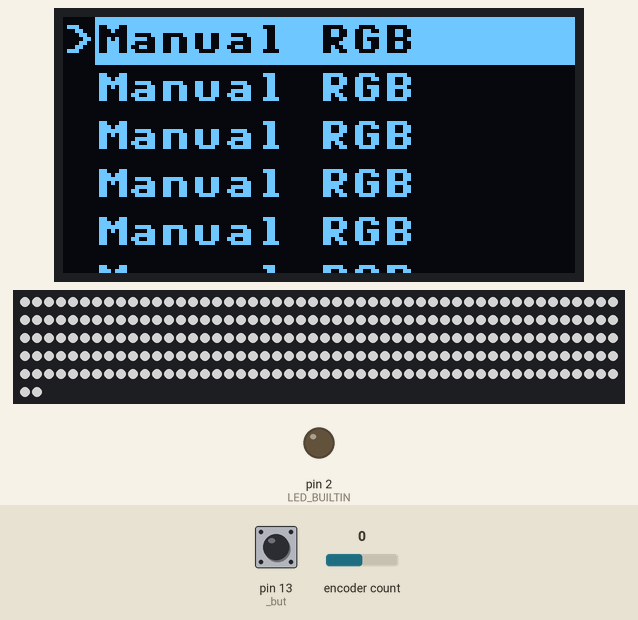
This program was run on a simulated MicroPython board. Parts: 128×64 one-colour display, 252 RGB LEDs in strip order, left to right, continuing on the next row, output pins drawn as LEDs (lit = HIGH). The inputs (shaded band) are chosen by the test bench; at power-on: pin 13 (_but) HIGH, encoder count 0. Dim RGB values are drawn brighter than linear; files the program writes start out absent; files that are not in the repository are absent; library files of the repository ran but are not shown: 1 file(s); pins used as bus, display or sensor lines are not drawn; what the program prints to the serial console is not drawn.

Above: at 1.2 s.
1.3 s: pin 13 (_but) pulled LOW for 0.15 s
At 2.6 s:
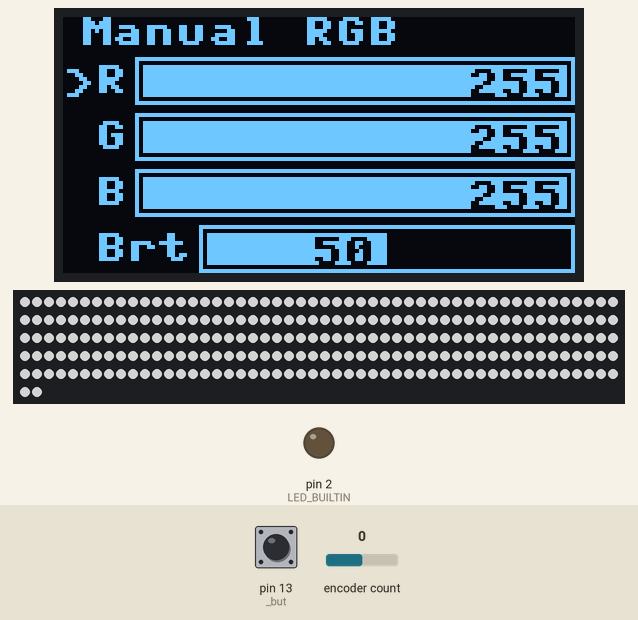
2.9 s: encoder count set to 4
At 4.3 s:
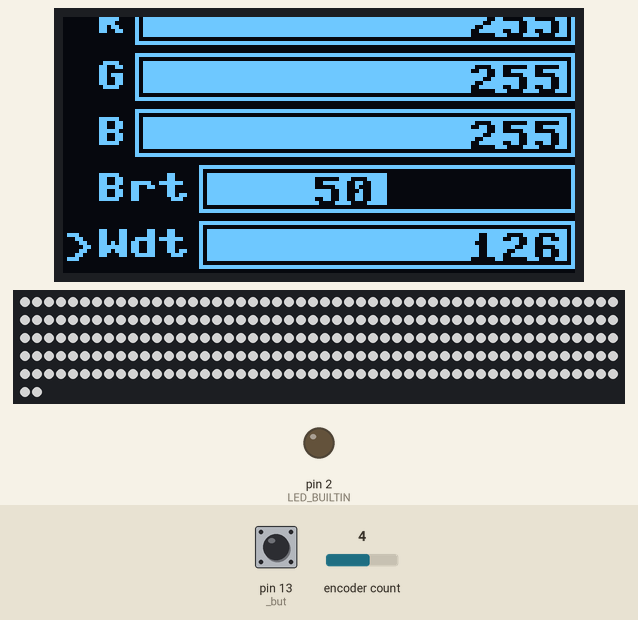
4.6 s: encoder count set to 5
At 5.3 s:
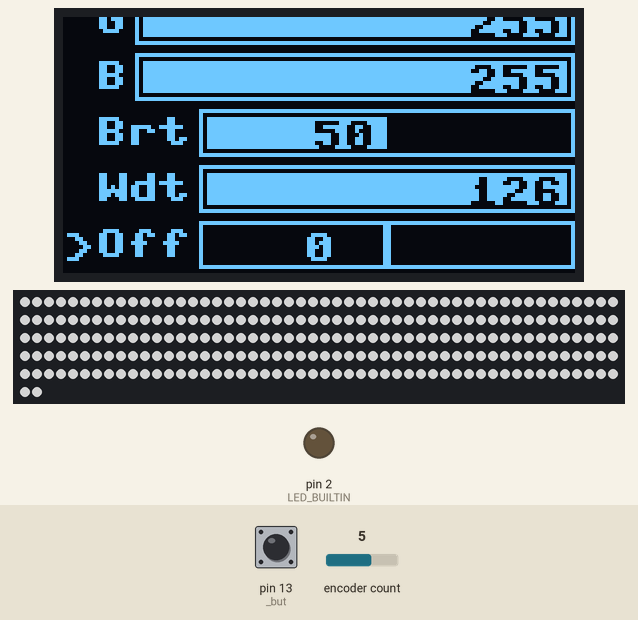
6.1 s: pin 13 (_but) pulled LOW for 1 s
At 7.5 s:
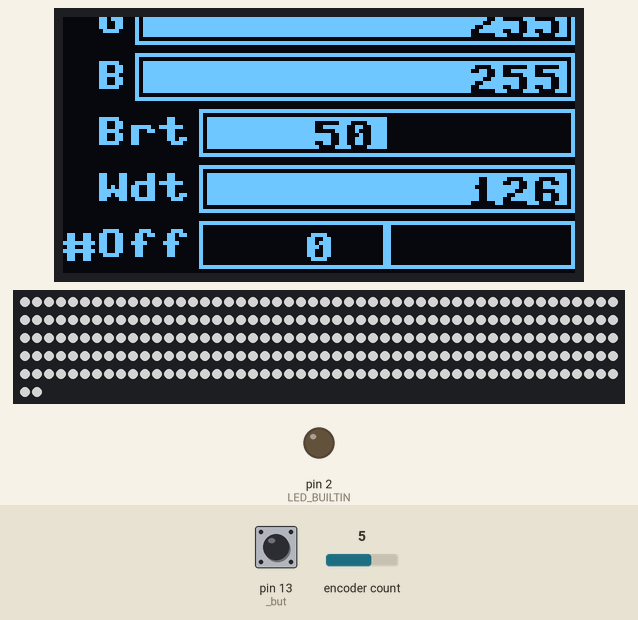
8.6 s: encoder count set to 6
At 9.0 s:
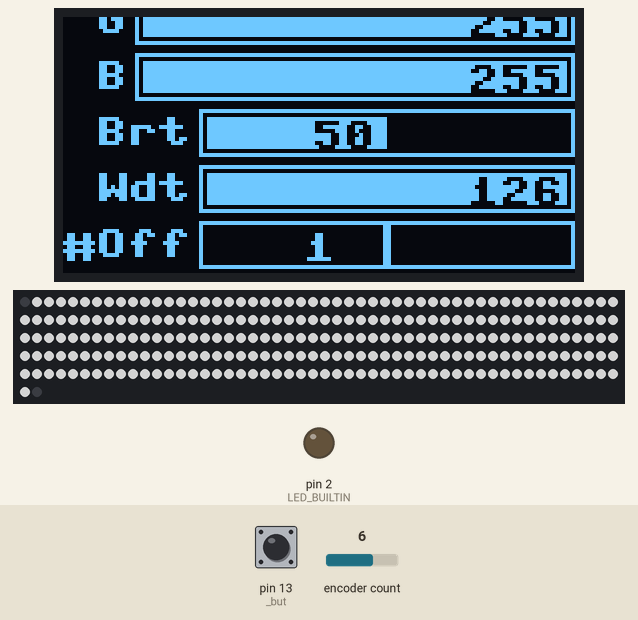
10.1 s: pin 13 (_but) pulled LOW for 0.15 s
At 11.4 s:
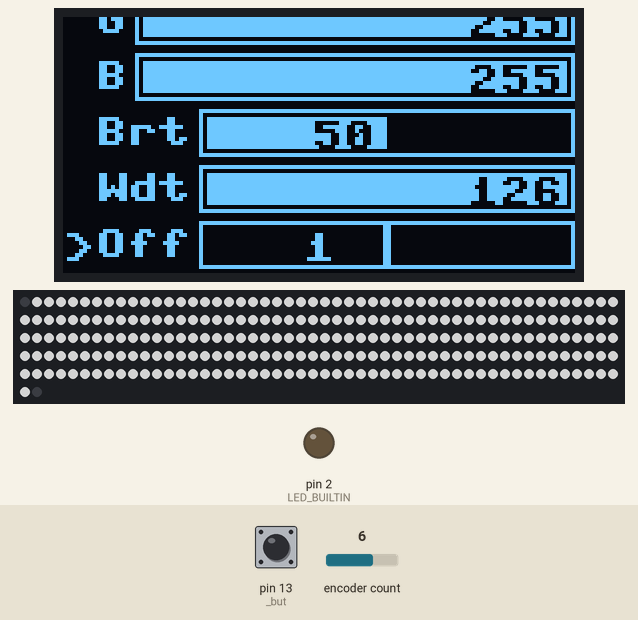
Timing chart, 0 to 12.7 s (numbered marks = the images above; inputs shaded):
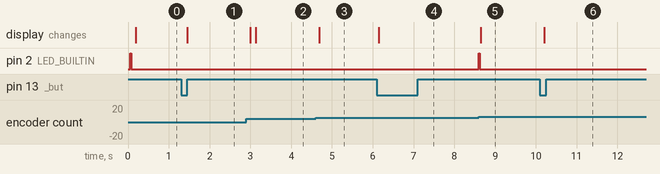

Measured:
- after the input at 1.3 s, the display: changes after 0.15 s (image 1)
- after the input at 2.9 s, the display: first changes after 0.10 s (image 2 shows a later state)
- after the input at 4.6 s, the display: changes after 0.09 s (image 3)
- after the input at 6.1 s, the display: changes after 0.05 s (image 4)
- after the input at 8.6 s, pin 2 (LED_BUILTIN): LOW → HIGH at once, → LOW 0.02 s later; the display: first differs from a run without the input at once (image 5)
- after the input at 10.1 s, the display: changes after 0.11 s (image 6)

The program:

main.py
```python
import uasyncio as asyncio
import programs as prg
from machine import Pin, Timer
from controller import Controller, KEY_ENTER, KEY_NEXT, KEY_PREV
from display import Display as Disp, SCR_MENU, SCR_PROG
from config import Config
from constants import PIN_BUILTIN_LED


LED_BUILTIN = Pin(PIN_BUILTIN_LED, Pin.OUT)
TIMER_SCREEN = Timer(0)
PROGRAMS = (
    prg.ManualRGB(),
    prg.ManualRGB(),
    prg.ManualRGB(),
    prg.ManualRGB(),
    prg.ManualRGB(),
    prg.ManualRGB(),
    prg.ManualRGB(),
    prg.ManualRGB(),
    prg.ManualRGB(),
    prg.ManualRGB(),
)


def key_menu(key, count):
    if key == KEY_NEXT:
        Disp.key_next(count)
    elif key == KEY_PREV:
        Disp.key_prev(count)
    elif key == KEY_ENTER:
        if Disp.highlighted() != Disp.selected():
            Disp.set_highlighted(Disp.selected())
            Config.cur_program(Disp.highlighted())
            # Config.save()
        else:
            Disp.key_enter()


def draw_menu():
    for prog in PROGRAMS:
        Disp.add_link(prog.name, SCR_PROG)
    Disp.set_highlighted(Config.cur_program())


def key_pressed(key, count=0):
    if Disp.is_enabled():
        init_screen_timer()
        if Disp.cur_screen() == SCR_MENU:
            key_menu(key, count)
        else:
            PROGRAMS[Config.cur_program()].key_pressed(key, count)
    else:
        if key == KEY_NEXT and Config.brightness() < 100:
            Config.brightness(Config.brightness() + count * 2)
            PROGRAMS[Config.cur_program()].led_draw()
        elif key == KEY_PREV and Config.brightness() > 0:
            Config.brightness(Config.brightness() - count * 2)
            PROGRAMS[Config.cur_program()].led_draw()
        elif key == KEY_ENTER:
            Disp.enable(True)
            init_screen_timer()


def screen_timeout(timer):
    Disp.enable(False)
    timer.deinit()


def init_screen_timer():
    TIMER_SCREEN.init(period=10000, mode=Timer.ONE_SHOT, callback=screen_timeout)


async def enc_run():
    while True:
        await asyncio.sleep(0.04)
        key, count = Controller.get_key()
        if key is not False:
            key_pressed(key, count)


async def disp_draw():
    while True:
        await asyncio.sleep(0.1)
        if Disp.is_enabled() and Disp.changed():
            if Disp.is_empty():
                if Disp.cur_screen() == SCR_MENU:
                    draw_menu()
                else:
                    PROGRAMS[Config.cur_program()].draw()
            Disp.refresh()


async def led_draw():
    while True:
        await asyncio.sleep(0.)
        if PROGRAMS[Config.cur_program()].changed():
            LED_BUILTIN.on()
            PROGRAMS[Config.cur_program()].led_draw()
            LED_BUILTIN.off()

init_screen_timer()
LOOP = asyncio.get_event_loop()
LOOP.create_task(enc_run())
LOOP.create_task(disp_draw())
LOOP.create_task(led_draw())
LOOP.run_forever()
```

programs.py
```python
from program_generic import ProgramGeneric
from config import Config
from display import Display as Disp
from constants import LED_COUNT
from led_strip import LedStrip as Led


class ManualRGB(ProgramGeneric):
    _name = 'Manual RGB'
    _left = None
    _right = None

    def draw(self):
        Disp.add_label(self._name)
        Disp.add_slider('R', 12, 0, 255, Config.red(), 3,
                        self._changed_r, self._focused)
        Disp.add_slider('G', 12, 0, 255, Config.green(), 3,
                        self._changed_g, self._focused)
        Disp.add_slider('B', 12, 0, 255, Config.blue(), 3, self._changed_b,
                        self._focused)
        Disp.add_slider('Brt', 12, 0, 100, Config.brightness(), 2,
                        self._changed_brt, self._focused)
        Disp.add_slider('Wdt', 12, 0, LED_COUNT, Config.width(), 2,
                        self._changed_wdt, self._focused)
        Disp.add_slider('Off', 12, -LED_COUNT // 2, LED_COUNT // 2, Config.offset(),
                        1, self._changed_off, self._focused)
        super(ManualRGB, self).draw()

    @classmethod
    def led_draw(cls):
        if cls._left is None:
            cls._left, cls._right = cls._calculate_band()
        if Config.width() == LED_COUNT and Config.offset() == 0:
            Led.led_all(Config.rgb())
        else:
            Led.led_band(Config.rgb(), cls._left, cls._right)
        cls._changed = False

    @classmethod
    def _changed_r(cls, value):
        Config.red(value)
        cls._changed = True

    @classmethod
    def _changed_g(cls, value):
        Config.green(value)
        cls._changed = True

    @classmethod
    def _changed_b(cls, value):
        Config.blue(value)
        cls._changed = True

    @classmethod
    def _changed_brt(cls, value):
        Config.brightness(value)
        cls._changed = True

    @classmethod
    def _changed_wdt(cls, value):
        Config.width(value)
        cls._left, cls._right = cls._calculate_band()
        cls._changed = True

    @classmethod
    def _changed_off(cls, value):
        Config.offset(value)
        cls._left, cls._right = cls._calculate_band()
        cls._changed = True

    @staticmethod
    def _focused():
        Config.save()

    @staticmethod
    def _calculate_band():
        left = max(Config.offset() - Config.width() // 2 + LED_COUNT // 2, 0)
        right = min(Config.offset() + Config.width() // 2 + LED_COUNT // 2,
                    LED_COUNT)
        return left, right
```

controller.py
```python
from machine import Pin
from rotary_irq_esp import RotaryIRQ
from constants import PIN_ENC1, PIN_ENC2, PIN_BUTTON


KEY_ENTER = 0
KEY_NEXT = 1
KEY_PREV = 2


class Controller():
    _enc = RotaryIRQ(PIN_ENC1, PIN_ENC2)
    _but = Pin(PIN_BUTTON, Pin.IN)
    _pressed = False

    @classmethod
    def get_key(cls):

        # Next / previous
        count = cls._enc.value()
        if count != 0:
            cls._enc.reset()
            return KEY_NEXT if count > 0 else KEY_PREV, abs(count)

        # Enter
        if cls._but.value() == 0 and not cls._pressed:
            cls._pressed = True
            return KEY_ENTER, count
        if cls._but.value() and cls._pressed:
            cls._pressed = False

        return False, count
```

config.py
```python
import json
from constants import LED_COUNT


class Config():
    _dict = {
        'curProgram': 0,
        'rgb': [255, 255, 255],
        'brightness': 50,
        'width': LED_COUNT,
        'offset': 0,
        'rate': 10
    }
    _unsaved = False
    _loaded = False

    @classmethod
    def save(cls):
        if cls._unsaved:
            print('Saving the config')
            with open('config.json', 'w') as file:
                json.dump(cls._dict, file)
            cls._unsaved = False

    @classmethod
    def load(cls):
        try:
            new_dict = {}
            with open('config.json') as file:
                new_dict = json.load(file)
            cls._dict.update(new_dict)
            cls._loaded = True
            return True
        except (OSError, ValueError):
            print('Cannot open config, generating a new configuration file...')
            cls._unsaved = True
            cls._loaded = True
            cls.save()
            return False

    @classmethod
    def cur_program(cls, value=None):
        if value is not None:
            cls._dict['curProgram'] = value
            cls._unsaved = True
        elif not cls._loaded:
            cls.load()
        return cls._dict['curProgram']

    @classmethod
    def rgb(cls, value=None):
        if value is not None:
            cls._dict['rgb'] = value
            cls._unsaved = True
        elif not cls._loaded:
            cls.load()
        return cls._dict['rgb']

    @classmethod
    def red(cls, value=None):
        if value is not None:
            cls._dict['rgb'][0] = value
            cls._unsaved = True
        elif not cls._loaded:
            cls.load()
        return cls._dict['rgb'][0]

    @classmethod
    def green(cls, value=None):
        if value is not None:
            cls._dict['rgb'][1] = value
            cls._unsaved = True
        elif not cls._loaded:
            cls.load()
        return cls._dict['rgb'][1]

    @classmethod
    def blue(cls, value=None):
        if value is not None:
            cls._dict['rgb'][2] = value
            cls._unsaved = True
        elif not cls._loaded:
            cls.load()
        return cls._dict['rgb'][2]

    @classmethod
    def brightness(cls, value=None):
        if value is not None:
            if value > 100:
                value = 100
            elif value < 0:
                value = 0
            cls._dict['brightness'] = int(value)
            cls._unsaved = True
        return cls._dict['brightness']

    @classmethod
    def width(cls, value=None):
        if value is not None:
            if value > LED_COUNT:
                value = LED_COUNT
            elif value < 0:
                value = 0
            cls._dict['width'] = int(value)
            cls._unsaved = True
        elif not cls._loaded:
            cls.load()
        return cls._dict['width']

    @classmethod
    def offset(cls, value=None):
        if value is not None:
            if value > LED_COUNT // 2:
                value = LED_COUNT // 2
            elif value < -LED_COUNT // 2:
                value = -LED_COUNT // 2
            cls._dict['offset'] = int(value)
            cls._unsaved = True
        elif not cls._loaded:
            cls.load()
        return cls._dict['offset']

    @classmethod
    def rate(cls, value=None):
        if value is not None:
            cls._dict['rate'] = value
            cls._unsaved = True
        elif not cls._loaded:
            cls.load()
        return cls._dict['rate']
```

constants.py
```python
# Pin addresses
PIN_BUILTIN_LED = 2
PIN_BUTTON = 13
PIN_ENC1 = 21
PIN_ENC2 = 22
PIN_I2C_SCL = 15
PIN_I2C_SDA = 4
PIN_I2C_PWR = 16
PIN_LEDS = 27

# LED count
LED_TOTAL = 252  # Total number of LEDs
LED_COUNT = LED_TOTAL // 2  # Half the number if using two strips connected together
```

program_generic.py
```python
from display import Display as Disp, SCR_MENU
from controller import KEY_ENTER, KEY_NEXT, KEY_PREV
from config import Config


class ProgramGeneric():
    _name = 'Program generic'
    _changed = True

    def __init__(self):
        self._redrawed = False
        self._anim_frame = 0
        self._frame_period = 10  # Sleep time for async await

    @staticmethod
    def _go_back():
        Disp.set_cur_screen(SCR_MENU, Config.cur_program())

    @staticmethod
    def key_pressed(key, count):
        if key == KEY_NEXT:
            Disp.key_next(count)
        elif key == KEY_PREV:
            Disp.key_prev(count)
        elif key == KEY_ENTER:
            Disp.key_enter()

    @classmethod
    def changed(cls):
        return cls._changed

    @property
    def name(self):
        return self._name

    @property
    def frame_period(self):
        return self._frame_period

    @frame_period.setter
    def frame_period(self, period):
        if period <= 0:
            self._frame_period = 10
        self._frame_period = 10 / period * 0.1

    def draw(self):
        Disp.add_link('Back', self._go_back)
```

led_strip.py
```python
from machine import Pin
from neopixel import NeoPixel
from constants import PIN_LEDS, LED_TOTAL, LED_COUNT
from config import Config


class LedStrip():
    _np = NeoPixel(Pin(PIN_LEDS), LED_TOTAL)

    # Set colour of a single LED pair
    @classmethod
    def led(cls, i, colour):
        if 0 <= i < LED_COUNT:
            brightness = Config.brightness() / 100
            cls._np[i] = (int(colour[0] * brightness),
                          int(colour[1] * brightness),
                          int(colour[2] * brightness))
            cls._np[LED_TOTAL - i - 1] = \
                (int(colour[0] * brightness),
                 int(colour[1] * brightness),
                 int(colour[2] * brightness))

    # Set colour of all LEDs with set brightness
    @classmethod
    def led_all(cls, colour):
        brightness = Config.brightness() / 100
        col = (int(colour[0] * brightness),
               int(colour[1] * brightness),
               int(colour[2] * brightness))
        for i in range(LED_TOTAL):
            cls._np[i] = col

        # TODO Remove write from here and make a propper LED_strip class like the Display class
        cls._np.write()

    # Set the colour of a specified LED band
    @classmethod
    def led_band(cls, colour, left, right):
        brightness = Config.brightness() / 100
        col = (int(colour[0] * brightness),
               int(colour[1] * brightness),
               int(colour[2] * brightness))
        for i in range(LED_COUNT):
            if left <= i < right:
                cls._np[i] = col
                cls._np[LED_TOTAL - i - 1] = col
            else:
                cls._np[i] = (0, 0, 0)
                cls._np[LED_TOTAL - i - 1] = (0, 0, 0)

        # TODO Remove write from here and make a propper LED_strip class like the Display class
        cls._np.write()
```

Source omitted: display.py (12447 bytes)
